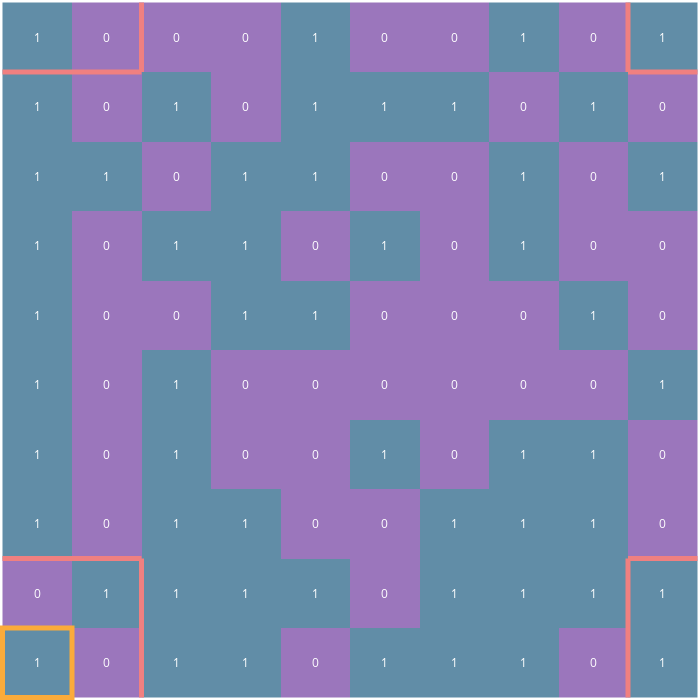

Write notebook code for a chart like this one.
### Code cell
# Periodic boundaries edge neighborhood
cell = dict(x0=-0.5, x1=0.5, y0=-0.5, y1=0.5, line_color=CELL_COLOR)
lines = [dict(x0=-0.5, x1=1.5, y0=1.5, y1=1.5),
         dict(x0=-0.5, x1=1.5, y0=8.5, y1=8.5),
         dict(x0=8.5, x1=9.5, y0=8.5, y1=8.5),
         dict(x0=1.5, x1=1.5, y0=8.5, y1=9.5),
         dict(x0=1.5, x1=1.5, y0=1.5, y1=-0.5),
         dict(x0=8.5, x1=8.5, y0=1.5, y1=-0.5),
         dict(x0=8.5, x1=9.5, y0=1.5, y1=1.5),
         dict(x0=8.5, x1=8.5, y0=8.5, y1=9.5)]

fig = make_neighborhood_plot(x, cell)

for line in lines:
    fig = add_line(fig, color=NEIGHBORHOOD_COLOR, dims=line)

fig = update_heatmap(fig)
fig.show()

### Figure 1 — Plotly figure (JSON) as saved in the notebook; plotly's stock layout.template omitted (floating-point values rounded to 4 significant figures)
{"data": [{"coloraxis": "coloraxis", "colorscale": [[0, "#0d0887"], [0.1111, "#46039f"], [0.2222, "#7201a8"], [0.3333, "#9c179e"], [0.4444, "#bd3786"], [0.5556, "#d8576b"], [0.6667, "#ed7953"], [0.7778, "#fb9f3a"], [0.8889, "#fdca26"], [1, "#f0f921"]], "reversescale": false, "showscale": false, "type": "heatmap", "z": [[1, 0, 1, 1, 0, 1, 1, 1, 0, 1], [0, 1, 1, 1, 1, 0, 1, 1, 1, 1], [1, 0, 1, 1, 0, 0, 1, 1, 1, 0], [1, 0, 1, 0, 0, 1, 0, 1, 1, 0], [1, 0, 1, 0, 0, 0, 0, 0, 0, 1], [1, 0, 0, 1, 1, 0, 0, 0, 1, 0], [1, 0, 1, 1, 0, 1, 0, 1, 0, 0], [1, 1, 0, 1, 1, 0, 0, 1, 0, 1], [1, 0, 1, 0, 1, 1, 1, 0, 1, 0], [1, 0, 0, 0, 1, 0, 0, 1, 0, 1]]}], "layout": {"annotations": [{"font": {"color": "white"}, "showarrow": false, "text": "1", "x": 0, "xref": "x", "y": 0, "yref": "y"}, {"font": {"color": "white"}, "showarrow": false, "text": "0", "x": 1, "xref": "x", "y": 0, "yref": "y"}, {"font": {"color": "white"}, "showarrow": false, "text": "1", "x": 2, "xref": "x", "y": 0, "yref": "y"}, {"font": {"color": "white"}, "showarrow": false, "text": "1", "x": 3, "xref": "x", "y": 0, "yref": "y"}, {"font": {"color": "white"}, "showarrow": false, "text": "0", "x": 4, "xref": "x", "y": 0, "yref": "y"}, {"font": {"color": "white"}, "showarrow": false, "text": "1", "x": 5, "xref": "x", "y": 0, "yref": "y"}, {"font": {"color": "white"}, "showarrow": false, "text": "1", "x": 6, "xref": "x", "y": 0, "yref": "y"}, {"font": {"color": "white"}, "showarrow": false, "text": "1", "x": 7, "xref": "x", "y": 0, "yref": "y"}, {"font": {"color": "white"}, "showarrow": false, "text": "0", "x": 8, "xref": "x", "y": 0, "yref": "y"}, {"font": {"color": "white"}, "showarrow": false, "text": "1", "x": 9, "xref": "x", "y": 0, "yref": "y"}, {"font": {"color": "white"}, "showarrow": false, "text": "0", "x": 0, "xref": "x", "y": 1, "yref": "y"}, {"font": {"color": "white"}, "showarrow": false, "text": "1", "x": 1, "xref": "x", "y": 1, "yref": "y"}, {"font": {"color": "white"}, "showarrow": false, "text": "1", "x": 2, "xref": "x", "y": 1, "yref": "y"}, {"font": {"color": "white"}, "showarrow": false, "text": "1", "x": 3, "xref": "x", "y": 1, "yref": "y"}, {"font": {"color": "white"}, "showarrow": false, "text": "1", "x": 4, "xref": "x", "y": 1, "yref": "y"}, {"font": {"color": "white"}, "showarrow": false, "text": "0", "x": 5, "xref": "x", "y": 1, "yref": "y"}, {"font": {"color": "white"}, "showarrow": false, "text": "1", "x": 6, "xref": "x", "y": 1, "yref": "y"}, {"font": {"color": "white"}, "showarrow": false, "text": "1", "x": 7, "xref": "x", "y": 1, "yref": "y"}, {"font": {"color": "white"}, "showarrow": false, "text": "1", "x": 8, "xref": "x", "y": 1, "yref": "y"}, {"font": {"color": "white"}, "showarrow": false, "text": "1", "x": 9, "xref": "x", "y": 1, "yref": "y"}, {"font": {"color": "white"}, "showarrow": false, "text": "1", "x": 0, "xref": "x", "y": 2, "yref": "y"}, {"font": {"color": "white"}, "showarrow": false, "text": "0", "x": 1, "xref": "x", "y": 2, "yref": "y"}, {"font": {"color": "white"}, "showarrow": false, "text": "1", "x": 2, "xref": "x", "y": 2, "yref": "y"}, {"font": {"color": "white"}, "showarrow": false, "text": "1", "x": 3, "xref": "x", "y": 2, "yref": "y"}, {"font": {"color": "white"}, "showarrow": false, "text": "0", "x": 4, "xref": "x", "y": 2, "yref": "y"}, {"font": {"color": "white"}, "showarrow": false, "text": "0", "x": 5, "xref": "x", "y": 2, "yref": "y"}, {"font": {"color": "white"}, "showarrow": false, "text": "1", "x": 6, "xref": "x", "y": 2, "yref": "y"}, {"font": {"color": "white"}, "showarrow": false, "text": "1", "x": 7, "xref": "x", "y": 2, "yref": "y"}, {"font": {"color": "white"}, "showarrow": false, "text": "1", "x": 8, "xref": "x", "y": 2, "yref": "y"}, {"font": {"color": "white"}, "showarrow": false, "text": "0", "x": 9, "xref": "x", "y": 2, "yref": "y"}, {"font": {"color": "white"}, "showarrow": false, "text": "1", "x": 0, "xref": "x", "y": 3, "yref": "y"}, {"font": {"color": "white"}, "showarrow": false, "text": "0", "x": 1, "xref": "x", "y": 3, "yref": "y"}, {"font": {"color": "white"}, "showarrow": false, "text": "1", "x": 2, "xref": "x", "y": 3, "yref": "y"}, {"font": {"color": "white"}, "showarrow": false, "text": "0", "x": 3, "xref": "x", "y": 3, "yref": "y"}, {"font": {"color": "white"}, "showarrow": false, "text": "0", "x": 4, "xref": "x", "y": 3, "yref": "y"}, {"font": {"color": "white"}, "showarrow": false, "text": "1", "x": 5, "xref": "x", "y": 3, "yref": "y"}, {"font": {"color": "white"}, "showarrow": false, "text": "0", "x": 6, "xref": "x", "y": 3, "yref": "y"}, {"font": {"color": "white"}, "showarrow": false, "text": "1", "x": 7, "xref": "x", "y": 3, "yref": "y"}, {"font": {"color": "white"}, "showarrow": false, "text": "1", "x": 8, "xref": "x", "y": 3, "yref": "y"}, {"font": {"color": "white"}, "showarrow": false, "text": "0", "x": 9, "xref": "x", "y": 3, "yref": "y"}, {"font": {"color": "white"}, "showarrow": false, "text": "1", "x": 0, "xref": "x", "y": 4, "yref": "y"}, {"font": {"color": "white"}, "showarrow": false, "text": "0", "x": 1, "xref": "x", "y": 4, "yref": "y"}, {"font": {"color": "white"}, "showarrow": false, "text": "1", "x": 2, "xref": "x", "y": 4, "yref": "y"}, {"font": {"color": "white"}, "showarrow": false, "text": "0", "x": 3, "xref": "x", "y": 4, "yref": "y"}, {"font": {"color": "white"}, "showarrow": false, "text": "0", "x": 4, "xref": "x", "y": 4, "yref": "y"}, {"font": {"color": "white"}, "showarrow": false, "text": "0", "x": 5, "xref": "x", "y": 4, "yref": "y"}, {"font": {"color": "white"}, "showarrow": false, "text": "0", "x": 6, "xref": "x", "y": 4, "yref": "y"}, {"font": {"color": "white"}, "showarrow": false, "text": "0", "x": 7, "xref": "x", "y": 4, "yref": "y"}, {"font": {"color": "white"}, "showarrow": false, "text": "0", "x": 8, "xref": "x", "y": 4, "yref": "y"}, {"font": {"color": "white"}, "showarrow": false, "text": "1", "x": 9, "xref": "x", "y": 4, "yref": "y"}, {"font": {"color": "white"}, "showarrow": false, "text": "1", "x": 0, "xref": "x", "y": 5, "yref": "y"}, {"font": {"color": "white"}, "showarrow": false, "text": "0", "x": 1, "xref": "x", "y": 5, "yref": "y"}, {"font": {"color": "white"}, "showarrow": false, "text": "0", "x": 2, "xref": "x", "y": 5, "yref": "y"}, {"font": {"color": "white"}, "showarrow": false, "text": "1", "x": 3, "xref": "x", "y": 5, "yref": "y"}, {"font": {"color": "white"}, "showarrow": false, "text": "1", "x": 4, "xref": "x", "y": 5, "yref": "y"}, {"font": {"color": "white"}, "showarrow": false, "text": "0", "x": 5, "xref": "x", "y": 5, "yref": "y"}, {"font": {"color": "white"}, "showarrow": false, "text": "0", "x": 6, "xref": "x", "y": 5, "yref": "y"}, {"font": {"color": "white"}, "showarrow": false, "text": "0", "x": 7, "xref": "x", "y": 5, "yref": "y"}, {"font": {"color": "white"}, "showarrow": false, "text": "1", "x": 8, "xref": "x", "y": 5, "yref": "y"}, {"font": {"color": "white"}, "showarrow": false, "text": "0", "x": 9, "xref": "x", "y": 5, "yref": "y"}, {"font": {"color": "white"}, "showarrow": false, "text": "1", "x": 0, "xref": "x", "y": 6, "yref": "y"}, {"font": {"color": "white"}, "showarrow": false, "text": "0", "x": 1, "xref": "x", "y": 6, "yref": "y"}, {"font": {"color": "white"}, "showarrow": false, "text": "1", "x": 2, "xref": "x", "y": 6, "yref": "y"}, {"font": {"color": "white"}, "showarrow": false, "text": "1", "x": 3, "xref": "x", "y": 6, "yref": "y"}, {"font": {"color": "white"}, "showarrow": false, "text": "0", "x": 4, "xref": "x", "y": 6, "yref": "y"}, {"font": {"color": "white"}, "showarrow": false, "text": "1", "x": 5, "xref": "x", "y": 6, "yref": "y"}, {"font": {"color": "white"}, "showarrow": false, "text": "0", "x": 6, "xref": "x", "y": 6, "yref": "y"}, {"font": {"color": "white"}, "showarrow": false, "text": "1", "x": 7, "xref": "x", "y": 6, "yref": "y"}, {"font": {"color": "white"}, "showarrow": false, "text": "0", "x": 8, "xref": "x", "y": 6, "yref": "y"}, {"font": {"color": "white"}, "showarrow": false, "text": "0", "x": 9, "xref": "x", "y": 6, "yref": "y"}, {"font": {"color": "white"}, "showarrow": false, "text": "1", "x": 0, "xref": "x", "y": 7, "yref": "y"}, {"font": {"color": "white"}, "showarrow": false, "text": "1", "x": 1, "xref": "x", "y": 7, "yref": "y"}, {"font": {"color": "white"}, "showarrow": false, "text": "0", "x": 2, "xref": "x", "y": 7, "yref": "y"}, {"font": {"color": "white"}, "showarrow": false, "text": "1", "x": 3, "xref": "x", "y": 7, "yref": "y"}, {"font": {"color": "white"}, "showarrow": false, "text": "1", "x": 4, "xref": "x", "y": 7, "yref": "y"}, {"font": {"color": "white"}, "showarrow": false, "text": "0", "x": 5, "xref": "x", "y": 7, "yref": "y"}, {"font": {"color": "white"}, "showarrow": false, "text": "0", "x": 6, "xref": "x", "y": 7, "yref": "y"}, {"font": {"color": "white"}, "showarrow": false, "text": "1", "x": 7, "xref": "x", "y": 7, "yref": "y"}, {"font": {"color": "white"}, "showarrow": false, "text": "0", "x": 8, "xref": "x", "y": 7, "yref": "y"}, {"font": {"color": "white"}, "showarrow": false, "text": "1", "x": 9, "xref": "x", "y": 7, "yref": "y"}, {"font": {"color": "white"}, "showarrow": false, "text": "1", "x": 0, "xref": "x", "y": 8, "yref": "y"}, {"font": {"color": "white"}, "showarrow": false, "text": "0", "x": 1, "xref": "x", "y": 8, "yref": "y"}, {"font": {"color": "white"}, "showarrow": false, "text": "1", "x": 2, "xref": "x", "y": 8, "yref": "y"}, {"font": {"color": "white"}, "showarrow": false, "text": "0", "x": 3, "xref": "x", "y": 8, "yref": "y"}, {"font": {"color": "white"}, "showarrow": false, "text": "1", "x": 4, "xref": "x", "y": 8, "yref": "y"}, {"font": {"color": "white"}, "showarrow": false, "text": "1", "x": 5, "xref": "x", "y": 8, "yref": "y"}, {"font": {"color": "white"}, "showarrow": false, "text": "1", "x": 6, "xref": "x", "y": 8, "yref": "y"}, {"font": {"color": "white"}, "showarrow": false, "text": "0", "x": 7, "xref": "x", "y": 8, "yref": "y"}, {"font": {"color": "white"}, "showarrow": false, "text": "1", "x": 8, "xref": "x", "y": 8, "yref": "y"}, {"font": {"color": "white"}, "showarrow": false, "text": "0", "x": 9, "xref": "x", "y": 8, "yref": "y"}, {"font": {"color": "white"}, "showarrow": false, "text": "1", "x": 0, "xref": "x", "y": 9, "yref": "y"}, {"font": {"color": "white"}, "showarrow": false, "text": "0", "x": 1, "xref": "x", "y": 9, "yref": "y"}, {"font": {"color": "white"}, "showarrow": false, "text": "0", "x": 2, "xref": "x", "y": 9, "yref": "y"}, {"font": {"color": "white"}, "showarrow": false, "text": "0", "x": 3, "xref": "x", "y": 9, "yref": "y"}, {"font": {"color": "white"}, "showarrow": false, "text": "1", "x": 4, "xref": "x", "y": 9, "yref": "y"}, {"font": {"color": "white"}, "showarrow": false, "text": "0", "x": 5, "xref": "x", "y": 9, "yref": "y"}, {"font": {"color": "white"}, "showarrow": false, "text": "0", "x": 6, "xref": "x", "y": 9, "yref": "y"}, {"font": {"color": "white"}, "showarrow": false, "text": "1", "x": 7, "xref": "x", "y": 9, "yref": "y"}, {"font": {"color": "white"}, "showarrow": false, "text": "0", "x": 8, "xref": "x", "y": 9, "yref": "y"}, {"font": {"color": "white"}, "showarrow": false, "text": "1", "x": 9, "xref": "x", "y": 9, "yref": "y"}], "coloraxis": {"colorscale": [[0, "#9b76bc"], [1, "#618da7"]], "showscale": false}, "height": 700, "margin": {"b": 0, "l": 0, "r": 0, "t": 0}, "paper_bgcolor": "rgba(0, 0, 0, 0)", "plot_bgcolor": "rgba(0, 0, 0, 0)", "shapes": [{"line": {"color": "#fbab3a", "width": 5}, "type": "rect", "x0": -0.5, "x1": 0.5, "y0": -0.5, "y1": 0.5}, {"line": {"color": "#f08080", "width": 5}, "type": "line", "x0": -0.5, "x1": 1.5, "y0": 1.5, "y1": 1.5}, {"line": {"color": "#f08080", "width": 5}, "type": "line", "x0": -0.5, "x1": 1.5, "y0": 8.5, "y1": 8.5}, {"line": {"color": "#f08080", "width": 5}, "type": "line", "x0": 8.5, "x1": 9.5, "y0": 8.5, "y1": 8.5}, {"line": {"color": "#f08080", "width": 5}, "type": "line", "x0": 1.5, "x1": 1.5, "y0": 8.5, "y1": 9.5}, {"line": {"color": "#f08080", "width": 5}, "type": "line", "x0": 1.5, "x1": 1.5, "y0": 1.5, "y1": -0.5}, {"line": {"color": "#f08080", "width": 5}, "type": "line", "x0": 8.5, "x1": 8.5, "y0": 1.5, "y1": -0.5}, {"line": {"color": "#f08080", "width": 5}, "type": "line", "x0": 8.5, "x1": 9.5, "y0": 1.5, "y1": 1.5}, {"line": {"color": "#f08080", "width": 5}, "type": "line", "x0": 8.5, "x1": 8.5, "y0": 8.5, "y1": 9.5}], "showlegend": false, "width": 700, "xaxis": {"gridcolor": "rgb(0, 0, 0)", "showticklabels": false, "side": "top", "ticks": "", "visible": false}, "yaxis": {"showticklabels": false, "ticks": "", "ticksuffix": "  ", "visible": false}}}
